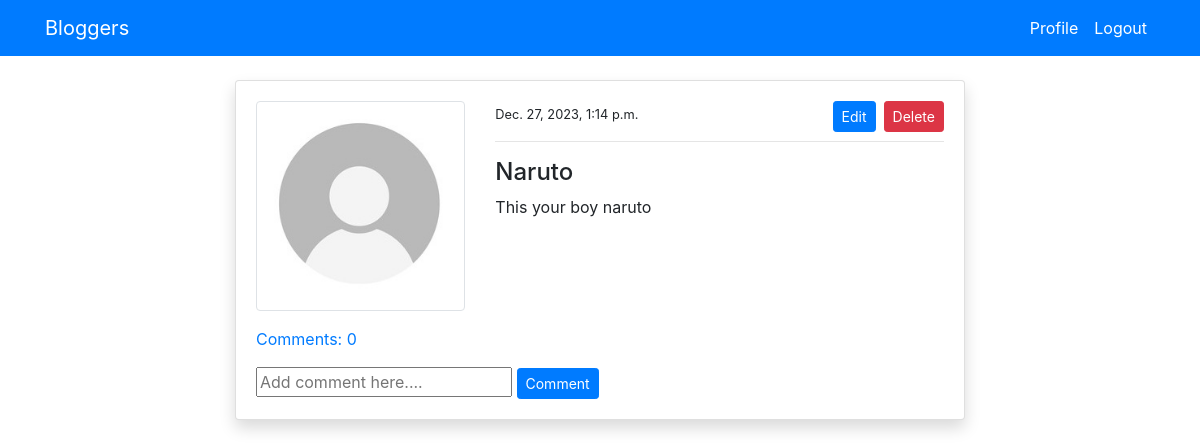
/post_detail/8/ (signed in), run on the app's committed database.
### blog/models.py (models this page shows, shortened)
class PostModel(models.Model):
    title = models.CharField(max_length=100)
    content = models.TextField()
    author = models.ForeignKey(User, on_delete=models.CASCADE)
    date_created = models.DateTimeField(auto_now_add=True)
    class Meta:
        ordering = ('-date_created',)
    def comment_count(self):
        return self.comment_set.all().count()
    def comments(self):
        return self.comment_set.all()

### users/models.py (models this page shows, shortened)
class ProfileModel(models.Model):
    user = models.OneToOneField(User, on_delete=models.CASCADE)
    image = models.ImageField(default='default.jpg', upload_to='profile', validators=[
                              FileExtensionValidator(['png', 'jpg'])])

### blog/views.py (the view)
# urls.py: path('post_detail/<int:pk>/', views.post_detail, name='blog-post-detail'),
@login_required
def post_detail(request, pk):
    post = PostModel.objects.get(id=pk)
    if request.method == 'POST':
        c_form = CommentForm(request.POST)
        if c_form.is_valid():
            instance = c_form.save(commit=False)
            instance.user = request.user
            instance.post = post
            instance.save()
            return redirect('blog-post-detail', pk=post.id)
    else:
        c_form = CommentForm()
    context = {
        'post': post,
        'c_form': c_form,
    }
    return render(request, 'blog/post_detail.html', context)

### blog/forms.py
class CommentForm(forms.ModelForm):
    content = forms.CharField(
        label='', widget=forms.TextInput(attrs={'placeholder': 'Add comment here....'}))
    class Meta:
        model = Comment
        fields = ('content',)

### templates/blog/post_detail.html (shortened to what this page needs)
{% extends 'partials/base.html' %}
{% block content %}
<div class="container">
    <div class="row mt-5 pt-3">
        <div class="col-md-8 offset-md-2">
            <div class="card my-3 shadow">
                <div class="card-body">
                    <div class="row">
                        <div class="col-md-4">
                            <img class="img-thumbnail" src="{{ post.author.profilemodel.image.url }}" alt="profile-img">
                        </div>
                        <div class="col-md-8">
                            <small>{{ post.date_created }}</small>
                            {% if post.author == request.user %}
                            <span><a class="btn btn-danger float-right btn-sm"
                                    href="{% url 'blog-post-delete' post.id %}">Delete</a></span>
                            <span><a class="btn btn-primary mx-2 float-right btn-sm"
                                    href="{% url 'blog-post-edit' post.id %}">Edit</a></span>
                            {% endif %}
                            <hr>
                            <h4>{{ post.title }}</h4>
                            <p>
                                {{ post.content }}
                            </p>
                        </div>
                    </div>
                    <p class="mt-3">
                        <a class="" data-toggle="collapse" href="#collapseExample" role="button" aria-expanded="false"
                            aria-controls="collapseExample">
                            Comments: {{ post.comment_count }}
                        </a>
                    </p>
                    <form method="POST">
                        {{ c_form }}
                        <input class="btn btn-primary btn-sm" type="submit" value="Comment">
                    </form>
                </div>
            </div>
        </div>
    </div>
</div>
{% endblock %}

### data on the page
PostModel: author.profilemodel.image (placeholder picture), date_created "Dec. 27, 2023, 1:14 p.m.", title "Naruto", content "This your boy naruto", comment_count "0"
